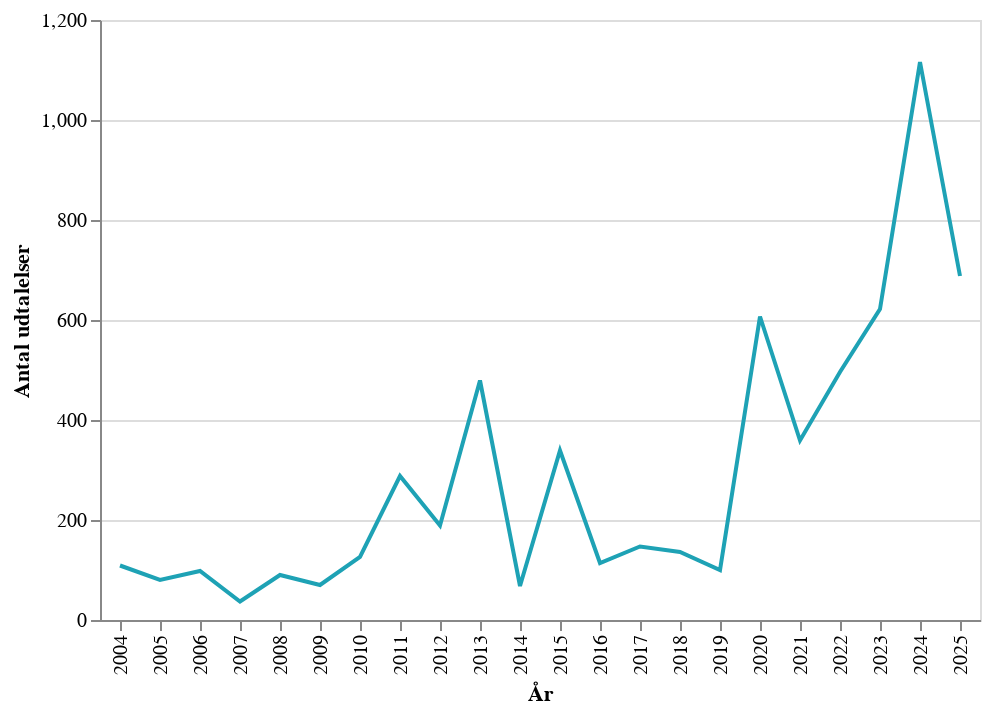

Notebook cell for this chart:
### Code cell
col_names = {"AntalUdtalelser":"Antal udtalelser"}
chart_data_dk = chart_data.rename(columns=col_names)

# Creating a chart in Danish
chart = alt.Chart(chart_data_dk, width="container").mark_line(color=my_custom_palette[0]).encode(
    x='År:O',
    y='Antal udtalelser:Q',
    tooltip=["År:O", "Antal udtalelser:Q"]
)
chart.save(".charts/figure_03_dk.html")
chart

### Figure 1 — Vega-Lite specification as saved in the notebook (floating-point values rounded to 4 significant figures)
{"config": {"view": {"continuousWidth": 300, "continuousHeight": 300}}, "data": {"name": "data-a775fceb4be313a07da638ee81d9df5c"}, "mark": {"type": "line", "color": "#1ea2b5"}, "encoding": {"tooltip": [{"field": "År", "type": "ordinal"}, {"field": "Antal udtalelser", "type": "quantitative"}], "x": {"field": "År", "type": "ordinal"}, "y": {"field": "Antal udtalelser", "type": "quantitative"}}, "width": "container", "$schema": "https://vega.github.io/schema/vega-lite/v6.1.0.json", "datasets": {"data-a775fceb4be313a07da638ee81d9df5c": [{"År": 2004, "Antal udtalelser": 109}, {"År": 2005, "Antal udtalelser": 80}, {"År": 2006, "Antal udtalelser": 98}, {"År": 2007, "Antal udtalelser": 37}, {"År": 2008, "Antal udtalelser": 90}, {"År": 2009, "Antal udtalelser": 70}, {"År": 2010, "Antal udtalelser": 126}, {"År": 2011, "Antal udtalelser": 288}, {"År": 2012, "Antal udtalelser": 189}, {"År": 2013, "Antal udtalelser": 479}, {"År": 2014, "Antal udtalelser": 68}, {"År": 2015, "Antal udtalelser": 339}, {"År": 2016, "Antal udtalelser": 114}, {"År": 2017, "Antal udtalelser": 147}, {"År": 2018, "Antal udtalelser": 136}, {"År": 2019, "Antal udtalelser": 100}, {"År": 2020, "Antal udtalelser": 607}, {"År": 2021, "Antal udtalelser": 359}, {"År": 2022, "Antal udtalelser": 496}, {"År": 2023, "Antal udtalelser": 622}, {"År": 2024, "Antal udtalelser": 1116}, {"År": 2025, "Antal udtalelser": 688}]}}
